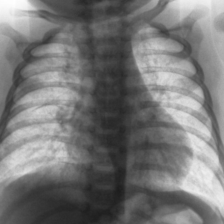
#> input picture Project 4/data - Copy/Train/im100_positive.png, 224 x 224 px; its folder holds only this picture in this run
$ jupyter execute --allow-errors Part2.ipynb
#> lines starting #> are read from the running program, lines starting #| are printed output that depends on the picture
[cell 1]
import numpy as np
import matplotlib.pyplot as plt
import os
from PIL import Image

# ---- Load and preprocess images ----

def load_images_from_folder(folder, image_size=(224, 224), max_images=None):
#> called with folder = 'data - Copy/Train', image_size = (224, 224)
    images = []
    for i, filename in enumerate(os.listdir(folder)):
        if filename.endswith('.jpeg') or filename.endswith('.jpg') or filename.endswith('.png'):
            if max_images and i >= max_images:
                break
            img = Image.open(os.path.join(folder, filename)).convert('L')
#> img is the input picture: PIL image 224x224 L; min 28, max 255, mean 118.6
            img = img.resize(image_size)
            images.append(np.array(img) / 255.0)
    return np.array(images)

# ---- Define Sobel kernels ----

SOBEL_X = np.array([[1, 0, -1],
                    [2, 0, -2],
                    [1, 0, -1]])

SOBEL_Y = np.array([[1, 2, 1],
                    [0, 0, 0],
                    [-1, -2, -1]])

# ---- Convolution function ----

def convolve(image, kernel):
    h, w = image.shape
#> h = 224; w = 224
    kh, kw = kernel.shape
    pad = kh // 2
    padded = np.pad(image, pad, mode='edge')
    output = np.zeros_like(image)
    for i in range(h):
        for j in range(w):
            region = padded[i:i+kh, j:j+kw]
            output[i, j] = np.sum(region * kernel)
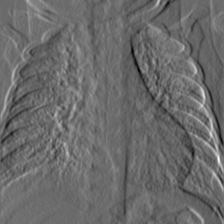
#> output: shape (224, 224) float64; min -0.957, max 1.32, mean -0.00413; drawn with min black and max white
    return output

# ---- Gradient computation ----

def compute_gradients(image):
    grad_x = convolve(image, SOBEL_X)
    grad_y = convolve(image, SOBEL_Y)
#> after the loop in convolve (call 2), `for i in range(h):`:
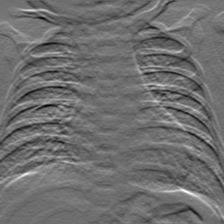
#> output: shape (224, 224) float64; min -0.89, max 1.17, mean 0.00814; drawn with min black and max white
    magnitude = np.sqrt(grad_x**2 + grad_y**2)
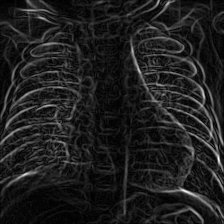
#> magnitude: shape (224, 224) float64; min 0, max 1.35, mean 0.165; drawn with min black and max white
    orientation = np.arctan2(grad_y, grad_x)
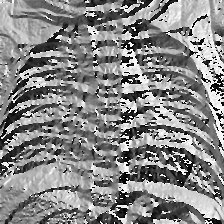
#> orientation: shape (224, 224) float64; min -3.14, max 3.14, mean 0.197; drawn with min black and max white
    return grad_x, grad_y, magnitude, orientation

# ---- Run on sample data ----

# Example: Replace with your actual path to training data
train_folder = "data - Copy/Train"

# Load a few sample images
images = load_images_from_folder(train_folder)

# Compute and visualize gradients for the first image
grad_x, grad_y, mag, ori = compute_gradients(images[0])

# ---- Visualize ----
fig, axs = plt.subplots(1, 4, figsize=(16, 4))
#> (the rest of this cell did not finish here and is left out)

[cell 2]
def compute_magnitude_features(images):
    features = []
    for img in images:
        grad_x = convolve(img, SOBEL_X)
        grad_y = convolve(img, SOBEL_Y)
        magnitude = np.sqrt(grad_x**2 + grad_y**2)
        features.append(magnitude.flatten())
    return np.array(features)

[cell 3]
# Replace with actual paths
X_train_images = load_images_from_folder("data - Copy/Train")
#> (the rest of this cell did not finish here and is left out)

$ run again, on Project 4/data - Copy/Train/im110_positive.png
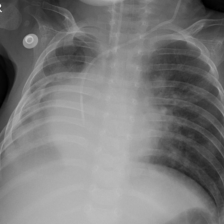
#> input picture Project 4/data - Copy/Train/im110_positive.png, 224 x 224 px
#> in load_images_from_folder, img is the input picture: PIL image 224x224 L; min 0, max 225, mean 123
#> after the loop in convolve (call 2), `for i in range(h):`:
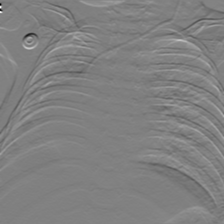
#> output: shape (224, 224) float64; min -1.89, max 1.84, mean -0.0104; drawn with min black and max white
#> in compute_gradients, `orientation = np.arctan2(grad_y, grad_x)`:
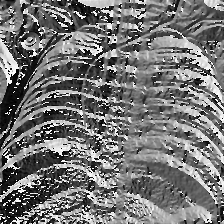
#> orientation: shape (224, 224) float64; min -3.14, max 3.14, mean -0.257; drawn with min black and max white

$ run again, on Project 4/data - Copy/Train/im113_positive.png
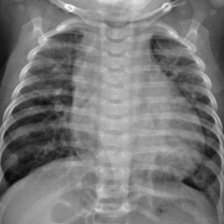
#> input picture Project 4/data - Copy/Train/im113_positive.png, 224 x 224 px
#> in load_images_from_folder, img is the input picture: PIL image 224x224 L; min 7, max 252, mean 121.2
#> after the loop in convolve (call 2), `for i in range(h):`:
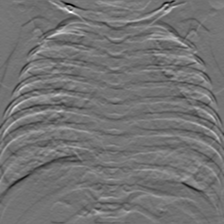
#> output: shape (224, 224) float64; min -1.49, max 1.8, mean 0.000959; drawn with min black and max white
#> in compute_gradients, `orientation = np.arctan2(grad_y, grad_x)`:
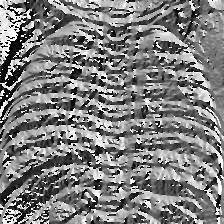
#> orientation: shape (224, 224) float64; min -3.14, max 3.14, mean -0.0101; drawn with min black and max white

$ run again, on Project 4/data - Copy/Train/im121_positive.png
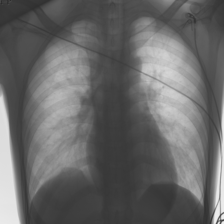
#> input picture Project 4/data - Copy/Train/im121_positive.png, 224 x 224 px
#> in load_images_from_folder, img is the input picture: PIL image 224x224 L; min 43, max 238, mean 103.5
#> after the loop in convolve (call 2), `for i in range(h):`:
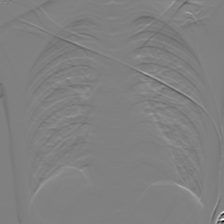
#> output: shape (224, 224) float64; min -2.59, max 2.55, mean -0.000401; drawn with min black and max white
#> in compute_gradients, `orientation = np.arctan2(grad_y, grad_x)`:
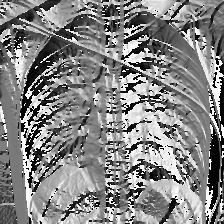
#> orientation: shape (224, 224) float64; min -3.14, max 3.14, mean 0.14; drawn with min black and max white
